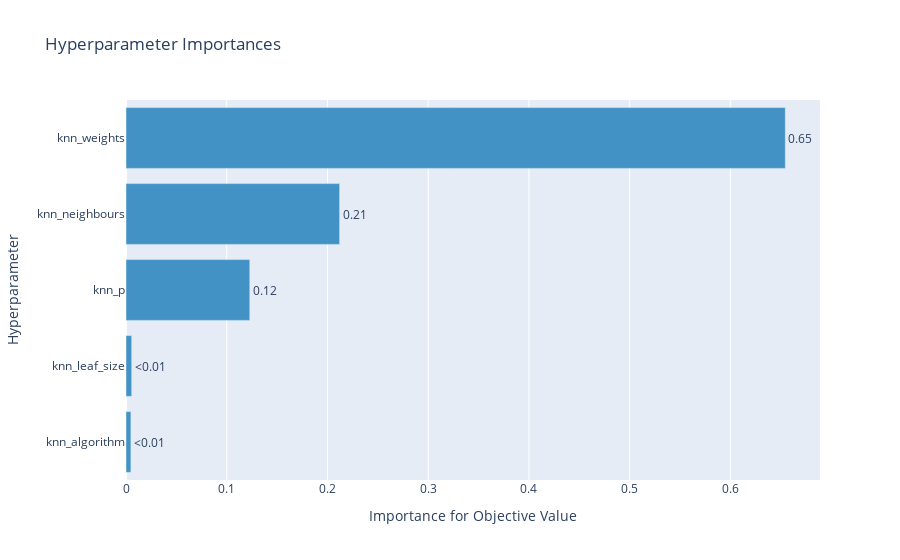
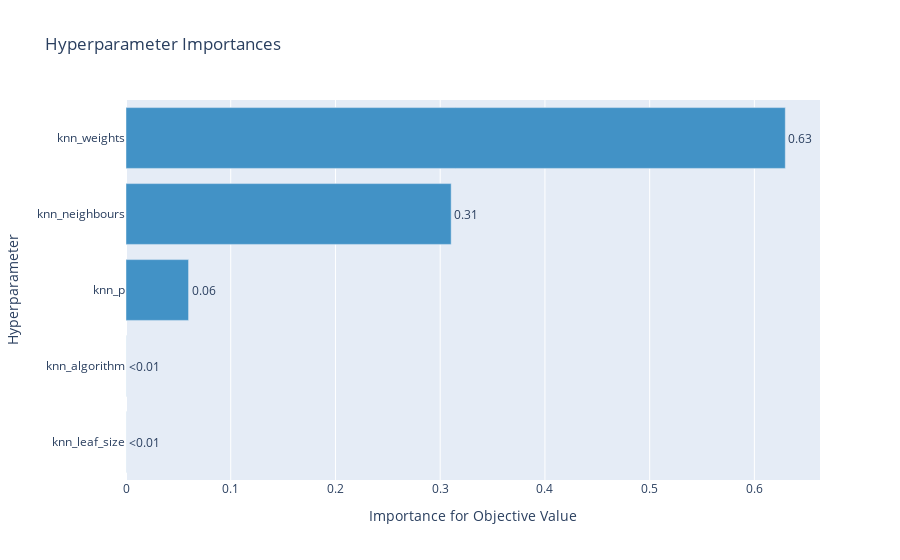
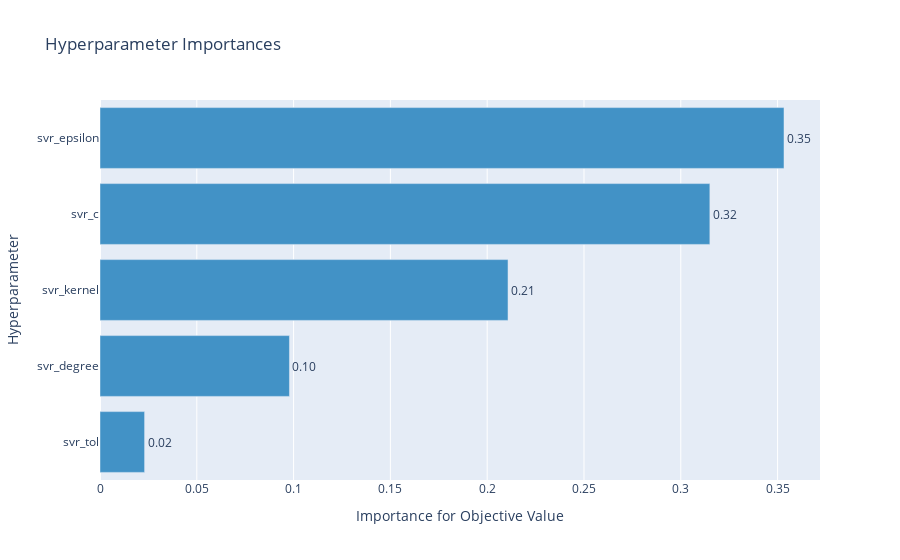
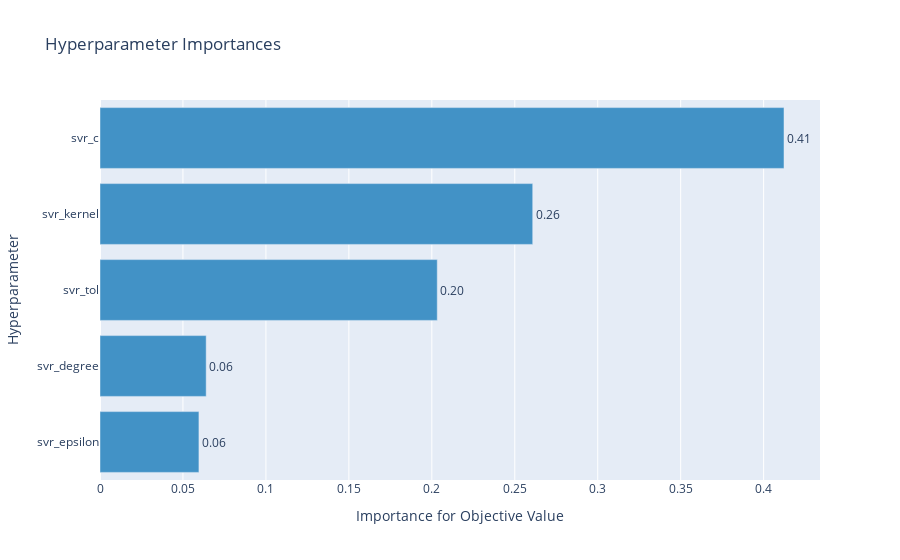

Notebook source saved alongside these figures, in order:
### Code cell
for (i, (study, study_random)) in enumerate(sol):
    print(names[i])
    optuna.visualization.plot_param_importances(study).show()
    print("random")
    optuna.visualization.plot_param_importances(study_random).show()

### Figure 1 — Plotly figure (JSON) as saved in the notebook; plotly's stock layout.template omitted (floating-point values rounded to 4 significant figures)
{"data": [{"cliponaxis": false, "hovertemplate": ["knn_algorithm (CategoricalDistribution): 0.0048654523313694615<extra></extra>", "knn_leaf_size (IntDistribution): 0.005660115387029003<extra></extra>", "knn_p (IntDistribution): 0.12286856795556589<extra></extra>", "knn_neighbours (IntDistribution): 0.21208565153707243<extra></extra>", "knn_weights (CategoricalDistribution): 0.6545202127889633<extra></extra>"], "marker": {"color": "rgb(66,146,198)"}, "orientation": "h", "text": ["<0.01", "<0.01", "0.12", "0.21", "0.65"], "textposition": "outside", "x": [0.004865, 0.00566, 0.1229, 0.2121, 0.6545], "y": ["knn_algorithm", "knn_leaf_size", "knn_p", "knn_neighbours", "knn_weights"], "type": "bar"}], "layout": {"showlegend": false, "title": {"text": "Hyperparameter Importances"}, "xaxis": {"title": {"text": "Importance for Objective Value"}}, "yaxis": {"title": {"text": "Hyperparameter"}}}}

### Figure 2 — Plotly figure (JSON) as saved in the notebook; plotly's stock layout.template omitted (floating-point values rounded to 4 significant figures)
{"data": [{"cliponaxis": false, "hovertemplate": ["knn_leaf_size (IntDistribution): 0.0001244791332636411<extra></extra>", "knn_algorithm (CategoricalDistribution): 0.00013756046843173007<extra></extra>", "knn_p (IntDistribution): 0.05974602804353947<extra></extra>", "knn_neighbours (IntDistribution): 0.31047964298602687<extra></extra>", "knn_weights (CategoricalDistribution): 0.6295122893687384<extra></extra>"], "marker": {"color": "rgb(66,146,198)"}, "orientation": "h", "text": ["<0.01", "<0.01", "0.06", "0.31", "0.63"], "textposition": "outside", "x": [0.0001245, 0.0001376, 0.05975, 0.3105, 0.6295], "y": ["knn_leaf_size", "knn_algorithm", "knn_p", "knn_neighbours", "knn_weights"], "type": "bar"}], "layout": {"showlegend": false, "title": {"text": "Hyperparameter Importances"}, "xaxis": {"title": {"text": "Importance for Objective Value"}}, "yaxis": {"title": {"text": "Hyperparameter"}}}}

### Figure 3 — Plotly figure (JSON) as saved in the notebook; plotly's stock layout.template omitted (floating-point values rounded to 4 significant figures)
{"data": [{"cliponaxis": false, "hovertemplate": ["svr_tol (FloatDistribution): 0.023036799280849764<extra></extra>", "svr_degree (IntDistribution): 0.0978660272875474<extra></extra>", "svr_kernel (CategoricalDistribution): 0.21076661830580762<extra></extra>", "svr_c (FloatDistribution): 0.31501610211389197<extra></extra>", "svr_epsilon (FloatDistribution): 0.3533144530119032<extra></extra>"], "marker": {"color": "rgb(66,146,198)"}, "orientation": "h", "text": ["0.02", "0.10", "0.21", "0.32", "0.35"], "textposition": "outside", "x": [0.02304, 0.09787, 0.2108, 0.315, 0.3533], "y": ["svr_tol", "svr_degree", "svr_kernel", "svr_c", "svr_epsilon"], "type": "bar"}], "layout": {"showlegend": false, "title": {"text": "Hyperparameter Importances"}, "xaxis": {"title": {"text": "Importance for Objective Value"}}, "yaxis": {"title": {"text": "Hyperparameter"}}}}

### Figure 4 — Plotly figure (JSON) as saved in the notebook; plotly's stock layout.template omitted (floating-point values rounded to 4 significant figures)
{"data": [{"cliponaxis": false, "hovertemplate": ["svr_epsilon (FloatDistribution): 0.05962643467929867<extra></extra>", "svr_degree (IntDistribution): 0.0639998174289026<extra></extra>", "svr_tol (FloatDistribution): 0.20328217945273652<extra></extra>", "svr_kernel (CategoricalDistribution): 0.2608177431640583<extra></extra>", "svr_c (FloatDistribution): 0.41227382527500395<extra></extra>"], "marker": {"color": "rgb(66,146,198)"}, "orientation": "h", "text": ["0.06", "0.06", "0.20", "0.26", "0.41"], "textposition": "outside", "x": [0.05963, 0.064, 0.2033, 0.2608, 0.4123], "y": ["svr_epsilon", "svr_degree", "svr_tol", "svr_kernel", "svr_c"], "type": "bar"}], "layout": {"showlegend": false, "title": {"text": "Hyperparameter Importances"}, "xaxis": {"title": {"text": "Importance for Objective Value"}}, "yaxis": {"title": {"text": "Hyperparameter"}}}}
